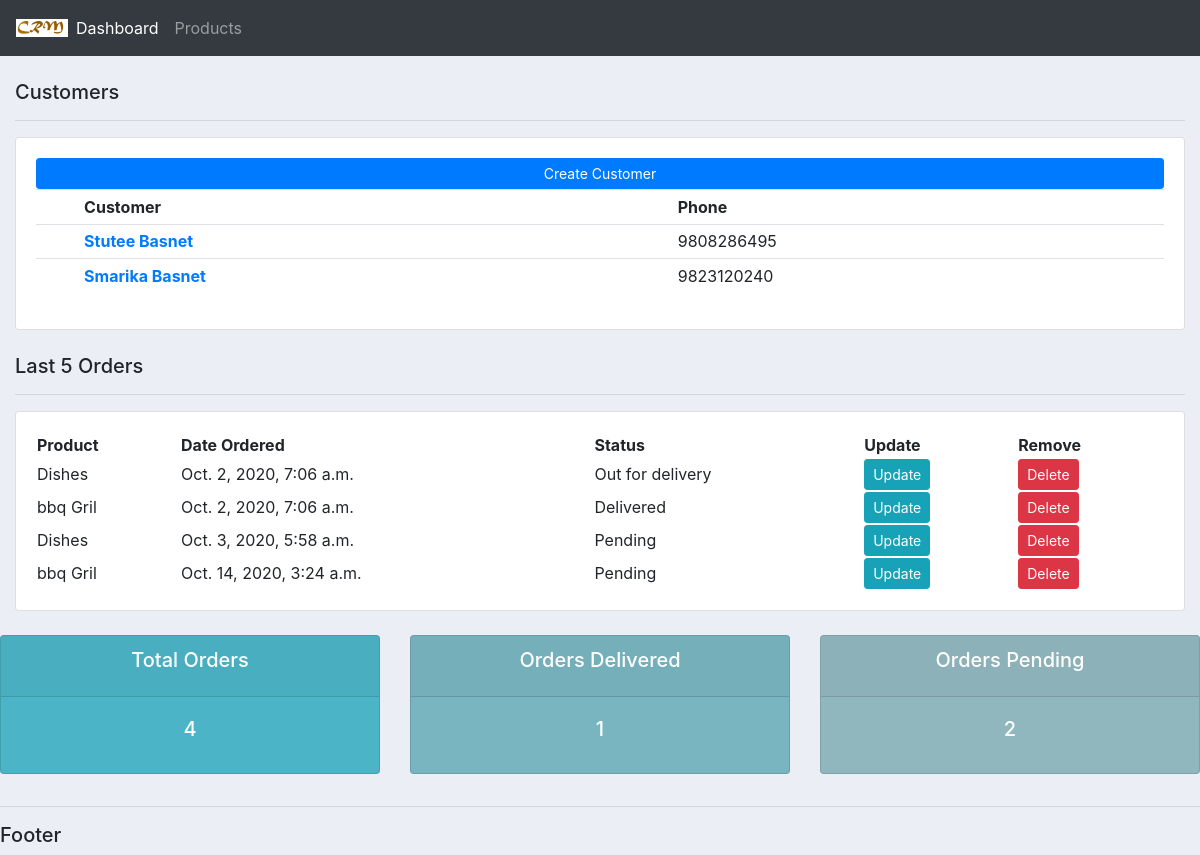
The page / on the database its author committed.
### accounts/models.py (models this page shows, shortened)
class Customer(models.Model):
    name=models.CharField(max_length=200, null=True)
    phone=models.CharField(max_length=200, null=True)
    email = models.EmailField(max_length=200, null=True)
    date_created= models.DateTimeField(auto_now_add=True, null=True)

class Order(models.Model):
    STATUS=(
        ('Pending', 'Pending'),
        ('Out for delivery', 'Out for delivery'),
        ('Delivered', 'Delivered'),
    )
    customer=models.ForeignKey(Customer, null=True, on_delete=models.SET_NULL)
    product=models.ForeignKey(Products, null=True, on_delete=models.SET_NULL)
    date_created = models.DateTimeField(auto_now_add=True, null=True)
    status=models.CharField(max_length=200, null=True, choices=STATUS)

class Products(models.Model):
    CATEGORY=(
        ('Indoor', 'Indoor'),
        ('Out Door', 'Out Door'),
    )
    name=models.CharField(max_length=200, null=True)
    price=models.FloatField(null=True)
    category=models.CharField(max_length=200, null=True, choices=CATEGORY)
    description=models.CharField(max_length=200, null=True)
    date_created=models.DateTimeField(auto_now_add=True, null=True)
    tags=models.ManyToManyField(Tag)
    def __str__(self):
        return self.name

### accounts/views.py (the view)
# urls.py: path('', views.home, name='home'),
def home(request):
    orders = Order.objects.all()
    customers = Customer.objects.all()
    total_orders = orders.count()
    delivered = orders.filter(status='Delivered').count()
    pending = orders.filter(status='Pending').count()
    return render(request, 'accounts/dashboard.html', {"orders":orders, "customers":customers, "total_orders": total_orders, "delivered":delivered, "pending":pending})

### templates/accounts/dashboard.html
{% extends 'base.html' %}
{% block content %}
{% load static %}
<br/>
<div class="row">
    <div class="col">
    <div class="col-md-12">
        <h5>Customers</h5>
        <hr>
        <div class="card card-body">
            <a class="btn btn-primary btn-sm btn-block" href="">Create Customer</a>
            <table class="table table-sm">
                <tr>
                    <th></th>
                    <th>Customer</th>
                    <th>Phone</th>
                </tr>
                {% for customer in customers%}
                <tr>
                    <td></td>
                    <td><a href="{% url 'customer' customer.id %}"><strong>{{customer.name}}</strong></a></td>
                    <td>{{customer.phone}}</td>
                </tr>
                {% endfor %}
            </table>
        </div>
    </div>
    <br/>
    <div class="col-md-12">
        <h5>Last 5 Orders</h5>
        <hr>
        <div class="card card-body">
            <table>
                <tr>
                    <th>Product</th>
                    <th>Date Ordered</th>
                    <th>Status</th>
                    <th>Update</th>
                    <th>Remove</th>
                </tr>
                {% for order in orders %}
                <tr>
                    <td>{{order.product}}</td>
                    <td>{{order.date_created}}</td>
                    <td>{{order.status}}</td>
                    <td><a class="btn btn-sm btn-info" href="{% url 'update_order' order.id %}">Update</a></td>
                    <td><a class="btn btn-sm btn-danger" href="{% url 'delete_order' order.id %}">Delete</a></td>
                </tr>
                {% endfor %}
            </table>
        </div>
    </div>
    </div>
</div>
{% include 'status.html' %}
{% endblock content %}

### templates/base.html (shortened to what this page needs)
{% load static %}
<!DOCTYPE html>
<html>
    <head>
<link rel="stylesheet" href="https://stackpath.bootstrapcdn.com/bootstrap/4.5.2/css/bootstrap.min.css"
>
<link rel="stylesheet" href="{% static '/css/main.css' %}">
</head>
    <body>
        {% include 'navbar.html' %}
            {% block content %}
            {% endblock content %}
            <hr>
        <h5>
            Footer
        </h5>
    </body>
</html>

### templates/navbar.html (shortened to what this page needs)
<nav class="navbar navbar-expand-lg navbar-dark bg-dark">
  {% load static %}
  <img src="{% static 'images/logo.png' %}">
    <div class="collapse navbar-collapse" id="navbarNavAltMarkup">
      <div class="navbar-nav">
        <a class="nav-item nav-link active" href="{% url 'home' %}">Dashboard</a>
        <a class="nav-item nav-link" href="{% url 'products' %}">Products</a>
      </div>
    </div>
  </nav>

### templates/status.html
<br/>
<div class="row">
        <div class="col-md">
            <div class="card text-center text-white mb-3" id="total-orders">
                <div class="card-header">
                    <h5 class="card-title">Total Orders</h5>
                </div>
                <div class="card-body">
                    <h5 class="card-title">{{total_orders}}</h5>
                </div>
            </div>
    </div>
            <div class="col-md">
                <div class="card text-center text-white mb-3" id="orders-delivered">
                    <div class="card-header">
                        <h5 class="card-title">Orders Delivered</h5>
                    </div>
                    <div class="card-body">
                        <h5 class="card-title">{{delivered}}</h5>
                    </div>
                </div>
           </div>
                <div class="col-md">
                    <div class="card text-center text-white mb-3" id="orders-pending">
                        <div class="card-header">
                            <h5 class="card-title">Orders Pending</h5>
                        </div>
                        <div class="card-body">
                            <h5 class="card-title">{{pending}}</h5>
                        </div>
                    </div>
            </div>
</div>

### static/css/main.css (style rules this page uses)
body { background-color: #ebeff5; }
#total-orders { background-color: #4cb4c7; }
#orders-delivered { background-color: #78b5c0 ; }
#orders-pending { background-color: #91b7be ; }

### rows shown on the page
Customer: name "Stutee Basnet", phone "9808286495"
Customer: name "Smarika Basnet", phone "9823120240"
Order: product "Dishes", date_created "Oct. 2, 2020, 7:06 a.m.", status "Out for delivery"
Order: product "bbq Gril", date_created "Oct. 2, 2020, 7:06 a.m.", status "Delivered"
Order: product "Dishes", date_created "Oct. 3, 2020, 5:58 a.m.", status "Pending"
Order: product "bbq Gril", date_created "Oct. 14, 2020, 3:24 a.m.", status "Pending"

### other values the page prints
{{ total_orders }} "4"
{{ delivered }} "1"
{{ pending }} "2"
